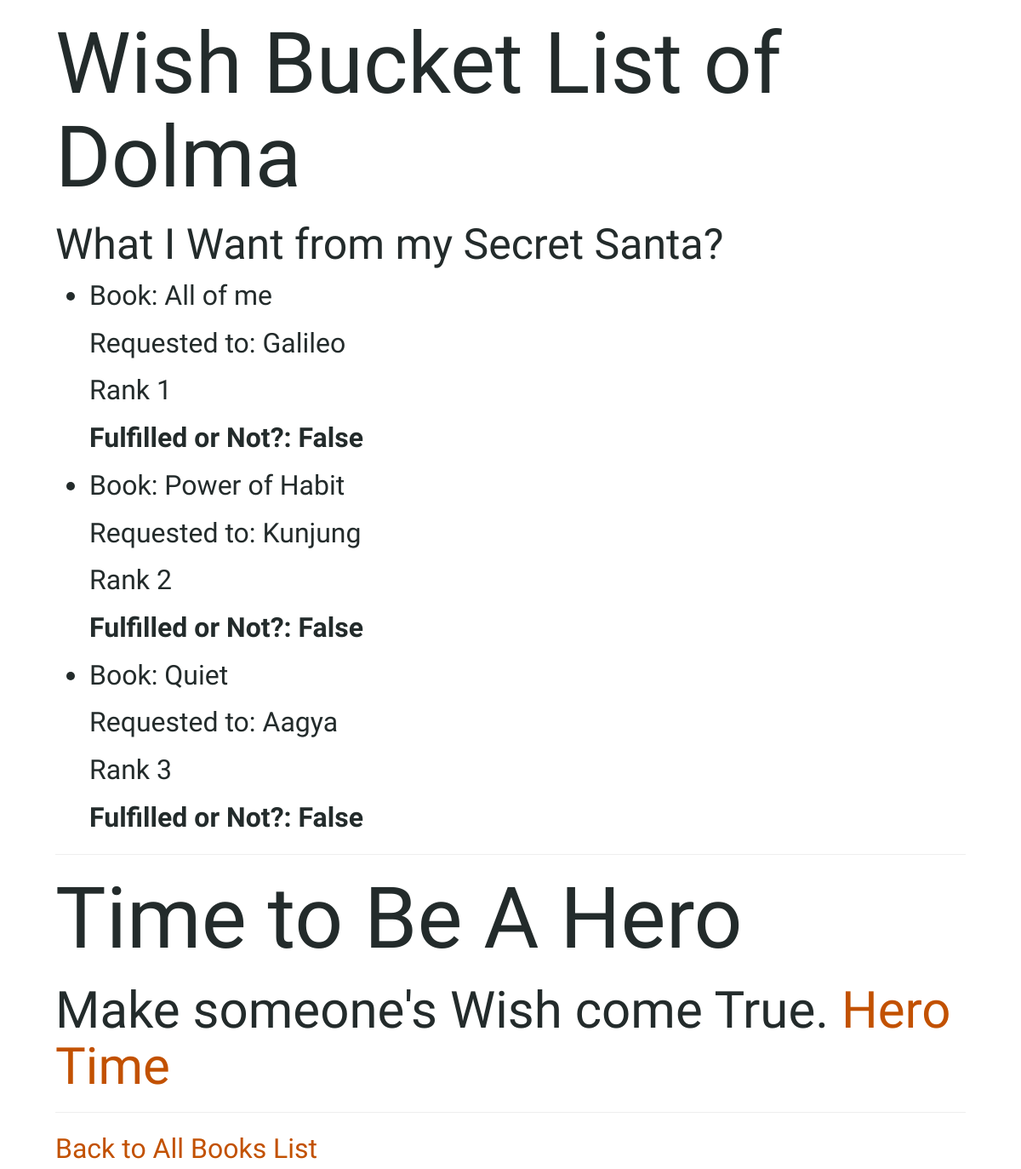
The app's page /wishlist/19 with its own data.
### books/models.py (models this page shows, shortened)
class Person(models.Model):
    name = models.CharField(max_length=20, default="Mr Nobody")
    def __str__(self):
        return f"{self.name}"

class Wish(models.Model):
    book = models.ForeignKey(Book, on_delete=models.CASCADE, related_name="wishes")
    wisher = models.ForeignKey(Person, on_delete=models.CASCADE, related_name="wishes") ### The Person who is making the wish
    angel = models.ForeignKey(Person, on_delete=models.CASCADE, related_name='wishes_to_fulfill', null=True) ### The Person who fulfills the wish therefore, the ANGEL
    fulfilled = models.BooleanField(default=False)
    rank = models.IntegerField(default=1)  ### The Number One Book

class Book(models.Model):
    name = models.CharField(max_length=20, default="Invisible Book")
    summary = models.TextField(max_length=100, null=True)
    owner = models.ForeignKey(Person, on_delete=models.CASCADE, related_name="books", null=True)
    available = models.BooleanField(default=True)
    def __str__(self):
        return f"{self.name}"

### books/views.py (the view)
# urls.py: path('wishlist/<int:person_id>', views.wishlist, name='wishlist'),
def wishlist(request, person_id):
	try:
		person = Person.objects.get(pk=person_id)
	except Person.DoesNotExist:
		raise Http404("Person does not exist.")
	context = {
		"person": person,
		"wishes": person.wishes.all().order_by('rank')
	}
	return render(request, "books/wishlist.html", context)

### books/templates/books/wishlist.html (shortened to what this page needs)
{% extends "books/base.html" %}
{% block body %}
	<h1>Wish Bucket List of {{ person }}</h1>
    <h3>What I Want from my Secret Santa?</h3>
    <ul>
    {% for wish in wishes %}
        <li>
            <p>Book: {{ wish.book }}</p>
            <p>Requested to: {{ wish.angel }}</p>
            <p>Rank {{ wish.rank }}</p>
            <p><b>Fulfilled or Not?: {{ wish.fulfilled }} </b></p>
        </li>
    {% endfor %}
    </ul>
    <hr>
    <h1>Time to Be A Hero</h1>
    <h2>Make someone's Wish come True. <a href="{% url 'angel' person.id %}">Hero Time</a></h2>
	<hr>
	<a href="{% url 'index' %}">Back to All Books List</a>
{% endblock %}

### books/static/css/main.css (style rules this page uses)
body { padding-left: 65px; padding-right: 65px; font-family: 'Sue Ellen Francisco', cursive; font-size: 32px; color: #232B2B; }
h1, h2, h3, h4 { font-family: 'Amatic SC', bold; }
h1 { font-size: 100px; }
h2 { font-size: 60px; }
h3 { font-size: 50px; }
a { color: #C25100; font-family: 'Amatic SC', bold; }

### records on screen
Person: name "Dolma"
Wish: book "All of me", angel "Galileo", rank "1", fulfilled "False"
Wish: book "Power of Habit", angel "Kunjung", rank "2", fulfilled "False"
Wish: book "Quiet", angel "Aagya", rank "3", fulfilled "False"
